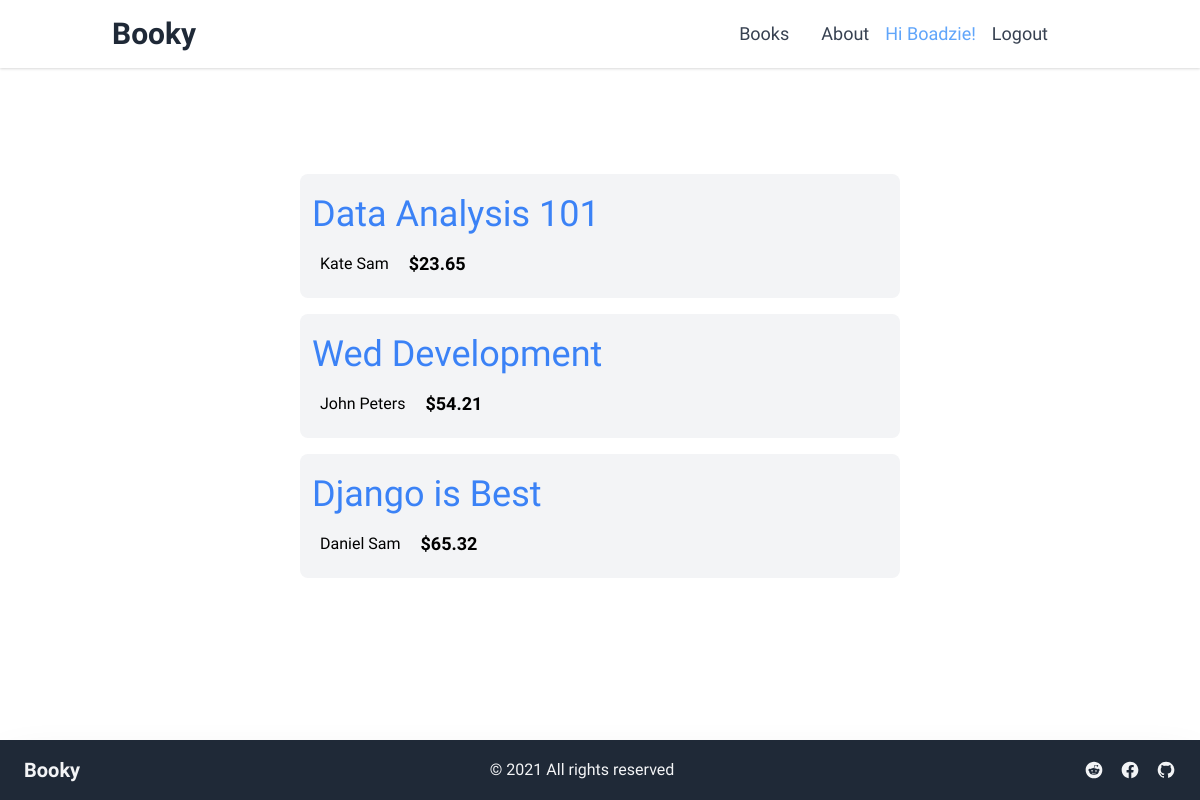
Page /books/ (signed in) on the committed database.
### accounts/models.py (models this page shows)
class CustomUser(AbstractUser):
    pass

### books/models.py (models this page shows, shortened)
class Book(models.Model):
    id = models.UUIDField(  # new
        primary_key=True,
        default=uuid.uuid4,
        editable=False)
    title = models.CharField(max_length=200)
    author = models.CharField(max_length=200)
    price = models.DecimalField(max_digits=6, decimal_places=2)
    def get_absolute_url(self):  # new
        return reverse('book', args=[str(self.id)])

### books/views.py (the view)
# urls.py: path('', BookListView.as_view(), name="books"),
class BookListView(ListView):
    model = Book
    context_object_name = 'books'
    template_name = "books/book_list.html"

### templates/books/book_list.html (shortened to what this page needs)
{% extends "base.html" %} {% load static %}
{% block content %}
<div class="flex flex-col w-1/2 ml-auto mr-auto space-y-4">
   {% for book in books %}
     <div class="px-3 py-3 bg-gray-100 rounded-lg">
         <h2 class="py-2 text-4xl font-light"><a class="text-blue-500" href="{{ book.get_absolute_url }}">{{book.title}}</a></h2>
         <div class="flex space-x-3">
          <p class="inline-flex items-center justify-center px-2 py-1 text-light">{{book.author}}</p>
          <p class="py-2 text-lg font-bold">${{book.price}}</p>
      </div>
     </div>
   {% endfor %}
</div>
{% endblock %}

### templates/_nav.html (shortened to what this page needs)
<nav class="bg-white shadow dark:bg-gray-800">
    <div class="container px-6 py-4 mx-auto md:flex md:justify-between md:items-center">
        <div class="flex items-center justify-between">
            <div>
                <a class="text-2xl font-bold text-gray-800 dark:text-white lg:text-3xl hover:text-gray-700 dark:hover:text-gray-300" href="/">Booky</a>
            </div>
        </div>
        <div class="items-center md:flex">
            <div class="flex flex-col md:flex-row md:mx-6">
                <a class="my-1 text-lg font-medium text-gray-700 dark:text-gray-200 hover:text-indigo-500 dark:hover:text-indigo-400 md:mx-4 md:my-0" href="{% url 'books' %}">Books</a>
                <a class="my-1 text-lg font-medium text-gray-700 dark:text-gray-200 hover:text-indigo-500 dark:hover:text-indigo-400 md:mx-4 md:my-0" href="{% url 'about' %}">About</a>
                {% if user.is_authenticated %}
                <p class="text-lg text-blue-400">Hi {{ user.username| capfirst }}!</p>
                <a class="my-1 text-lg font-medium text-gray-700 dark:text-gray-200 hover:text-indigo-500 dark:hover:text-indigo-400 md:mx-4 md:my-0" href="{% url 'account_logout' %}">Logout</a>
                {% endif %}
            </div>
        </div>
    </div>
</nav>

### static/css/styles.css (style rules this page uses)
body { font-family: "Open Sans Condensed", sans-serif; }

### rows in the picture
CustomUser: username "Boadzie"
Book: title "Data Analysis 101", author "Kate Sam", price "23.65"
Book: title "Wed Development", author "John Peters", price "54.21"
Book: title "Django is Best", author "Daniel Sam", price "65.32"
